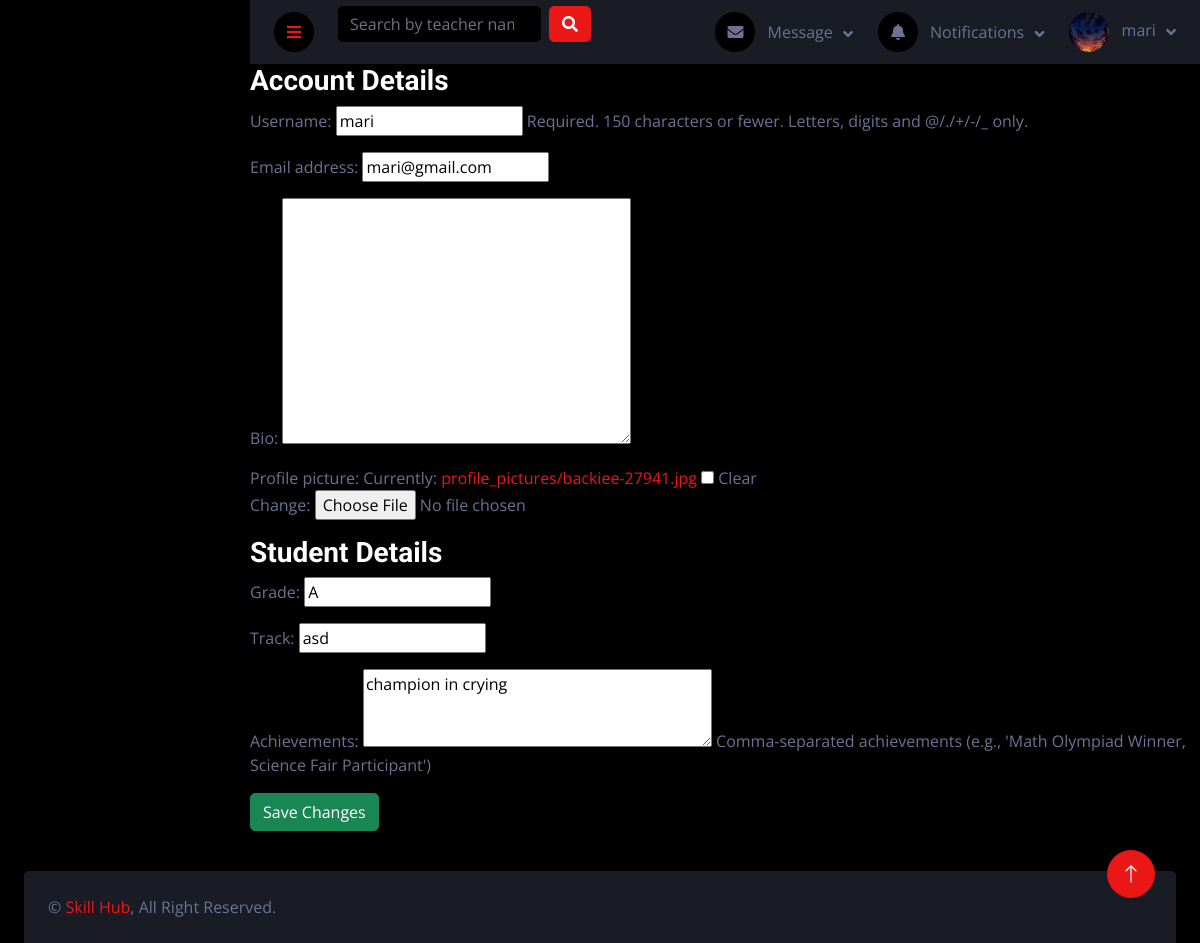
Before: /teaching/profile-student/edit/ (signed in) with the older database file.
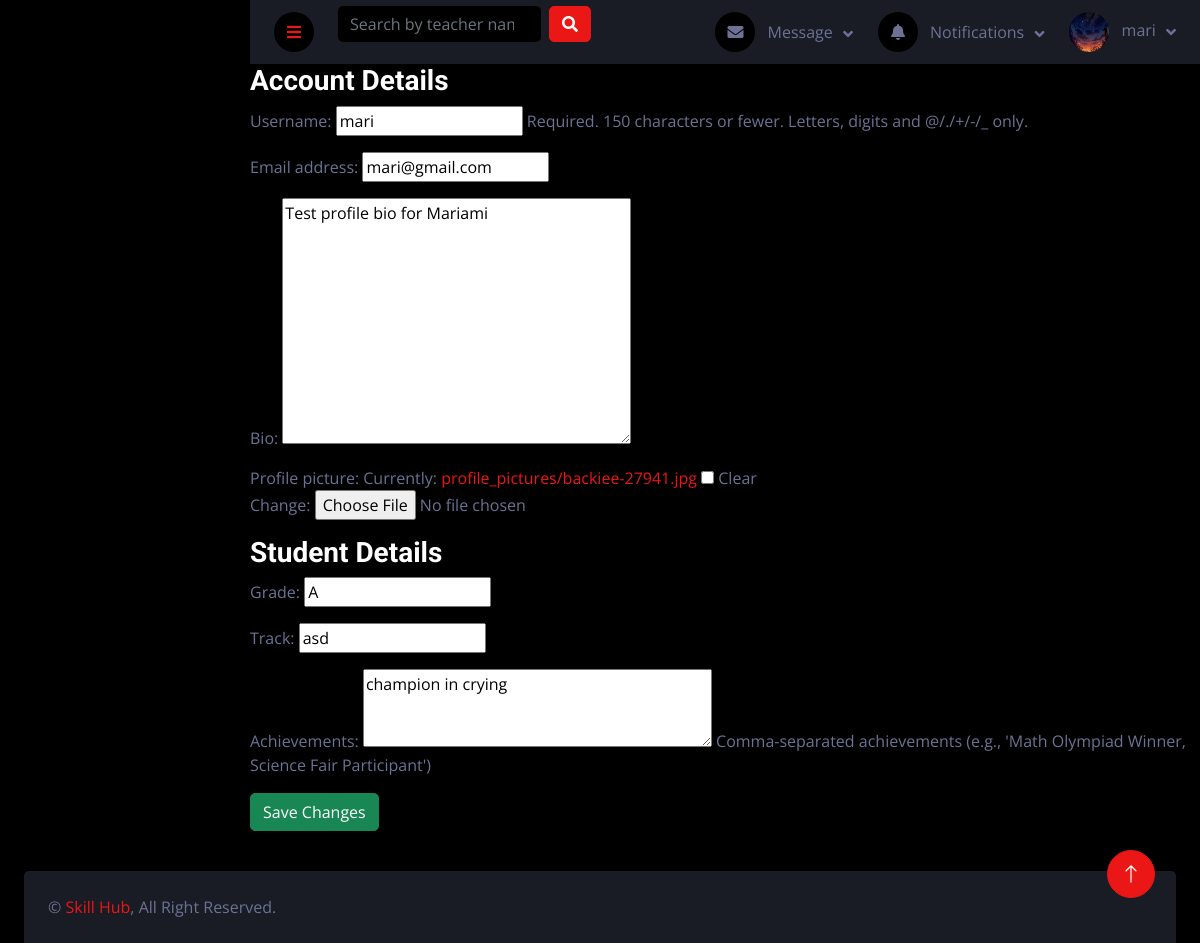
After: the same page with the newer database file.
### users/models.py (models this page shows, shortened)
class User(AbstractUser):
    ROLES = (
        ('student', 'Student'),
        ('teacher', 'Teacher'),
    )
    role = models.CharField(max_length=10, choices=ROLES)
    bio = models.TextField(blank=True, null=True)
    profile_picture = models.ImageField(upload_to='profile_pictures/', blank=True, null=True)
    date_joined = models.DateTimeField(auto_now_add=True)
    updated_at = models.DateTimeField(auto_now=True)
    class Meta:
        verbose_name = 'User'
        verbose_name_plural = 'Users'

### teaching/views.py (the view)
# urls.py: path('profile-student/edit/',  views.edit_student_profile, name='edit_student_profile'),
@login_required
def edit_student_profile(request):
    student, created = Student.objects.get_or_create(user=request.user)
    if request.method == 'POST':
        user_form = UserUpdateForm(request.POST, request.FILES, instance=request.user)
        student_form = StudentUpdateForm(request.POST, instance=student)
        if user_form.is_valid() and student_form.is_valid():
            user_form.save()
            student_form.save()
            messages.success(request, 'Profile updated successfully!')
            return redirect('profile_student')
    else:
        user_form = UserUpdateForm(instance=request.user)
        student_form = StudentUpdateForm(instance=student)
    return render(request, 'teaching/student_profile_edit.html', {
        'user_form': user_form,
        'student_form': student_form,
    })

### users/forms.py
class UserUpdateForm(forms.ModelForm):
    class Meta:
        model = User
        fields = ('username', 'email', 'bio', 'profile_picture')

### teaching/forms.py (shortened to what this page needs)
class StudentUpdateForm(forms.ModelForm):
    achievements = forms.CharField(
        required=False,
        widget=forms.Textarea(attrs={'rows': 3, 'placeholder': 'Comma-separated achievements'}),
        help_text="Comma-separated achievements (e.g., 'Math Olympiad Winner, Science Fair Participant')",
    )
    class Meta:
        model = Student
        fields = ['grade', 'track', 'achievements']

### bookings/context_processors.py (called while the page is built)
def unread_notifications(request):
    if request.user.is_authenticated:
        notifications = Notification.objects.filter(recipient=request.user, is_read=False)
        return {'notifications': notifications}
    return {'notifications': []}

### users/context_processors.py (called while the page is built)
def navbar_data(request):
    if request.user.is_authenticated:
        messages = Message.objects.filter(receiver=request.user).order_by('-timestamp')[:5]
        notifications = Notification.objects.filter(user=request.user).order_by('-timestamp')[:5]
        return {'messages': messages, 'notifications': notifications}
    return {}

### teaching/templates/teaching/student_profile_edit.html (shortened to what this page needs)
{% extends 'base.html' %}
{% block content %}
<form method="post" enctype="multipart/form-data">
    <h3>Account Details</h3>
    {{ user_form.as_p }}
    <h3>Student Details</h3>
    {{ student_form.as_p }}
    <button type="submit" class="btn btn-success">Save Changes</button>
</form>
{% endblock %}

### templates/components/navbar.html (shortened to what this page needs)
<nav class="navbar navbar-expand bg-secondary navbar-dark sticky-top px-4 py-0">
    <a href="#" class="sidebar-toggler flex-shrink-0">
        <i class="fa fa-bars"></i>
    </a>
    <form class="d-none d-md-flex ms-4" action="{% url 'search_teachers' %}" method="get">
        <input
                class="form-control bg-dark border-0"
                type="search"
                name="q"
                placeholder="Search by teacher name or skill..."
                value="{{ request.GET.q|default:'' }}">
        <button class="btn btn-primary ms-2" type="submit">
            <i class="fa fa-search"></i>
        </button>
    </form>
    <div class="navbar-nav align-items-center ms-auto">
        <div class="nav-item dropdown">
            <a href="#" class="nav-link dropdown-toggle" data-bs-toggle="dropdown">
                <i class="fa fa-envelope me-lg-2"></i>
                <span class="d-none d-lg-inline-flex">Message</span>
            </a>
        </div>
        <div class="nav-item dropdown">
            <a href="#" class="nav-link dropdown-toggle" data-bs-toggle="dropdown">
                <i class="fa fa-bell me-lg-2"></i>
                <span class="d-none d-lg-inline-flex">Notifications</span>
            </a>
        </div>
        <div class="nav-item dropdown">
            <a href="#" class="nav-link dropdown-toggle" data-bs-toggle="dropdown">
                {% if user.profile_picture %}
                <img class="rounded-circle me-lg-2" src="{{ user.profile_picture.url }}" alt=""
                     style="width: 40px; height: 40px;">
                {% else %}
                <div class="rounded-circle me-lg-2 bg-light d-flex align-items-center justify-content-center"
                     style="width: 40px; height: 40px;">
                    <i class="fas fa-user"></i>
                </div>
                {% endif %}
                <span class="d-none d-lg-inline-flex">{{ request.user.username }}</span>
            </a>
        </div>
    </div>
</nav>

Changed rows visible on the page:
changed User "mari": bio (not shown) → "Test profile bio for Mariami"
